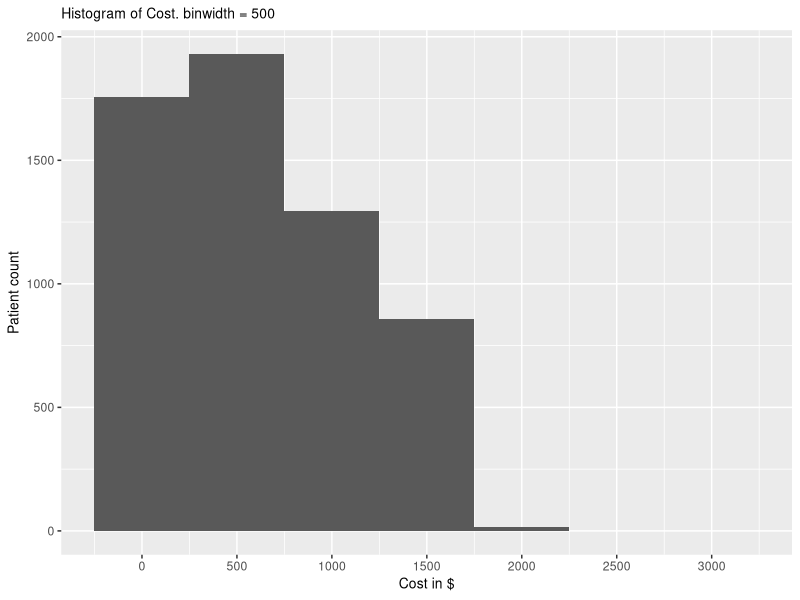
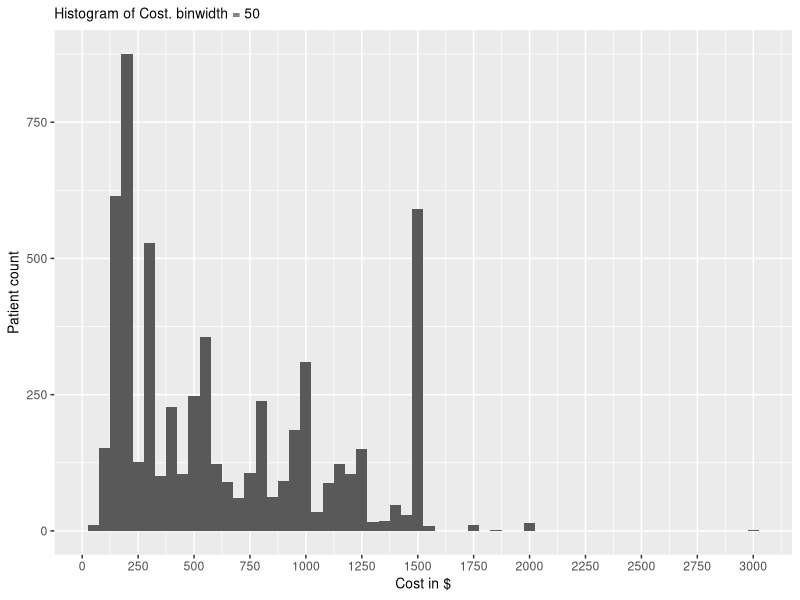
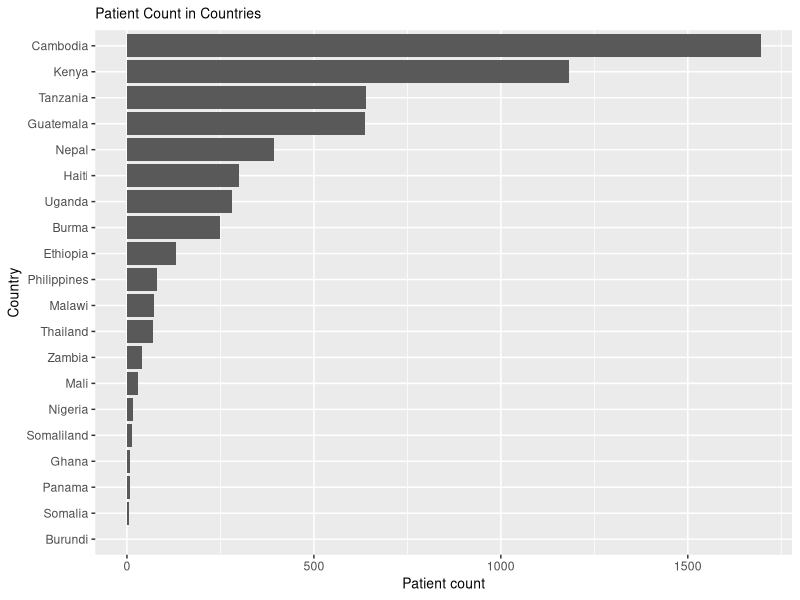
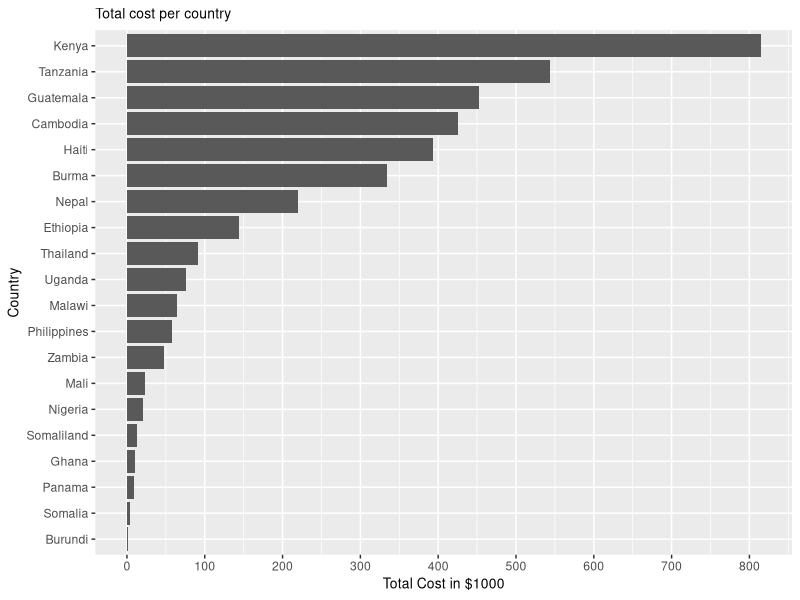
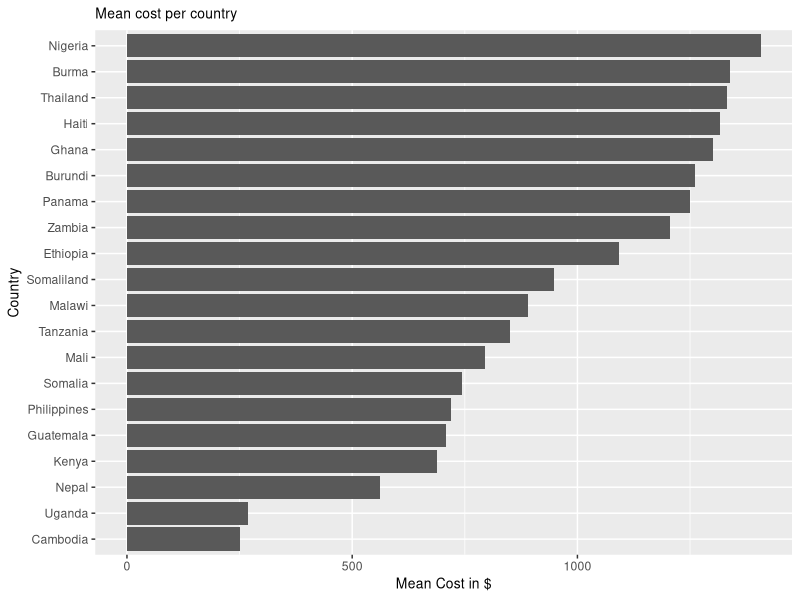
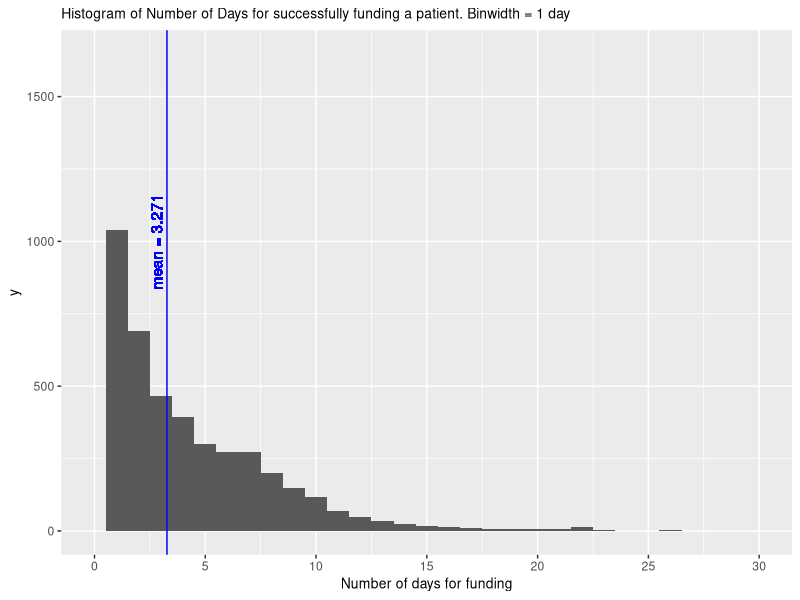
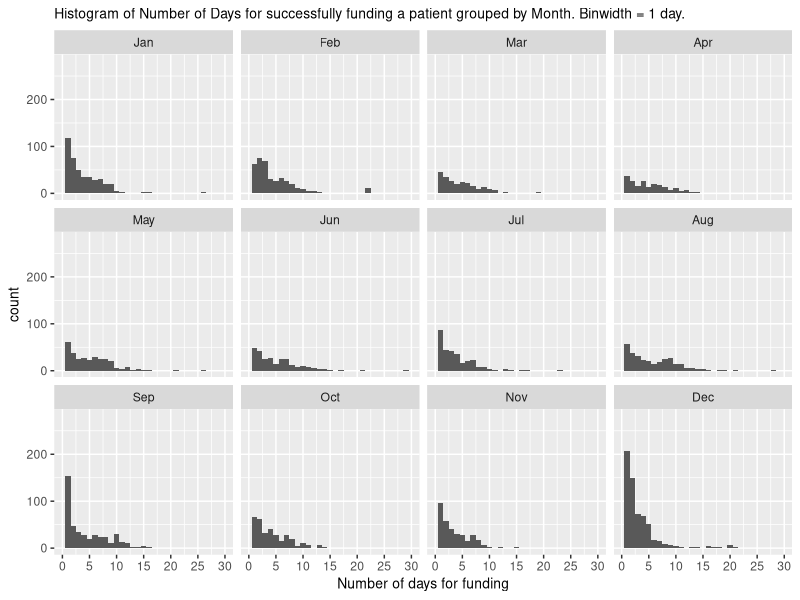
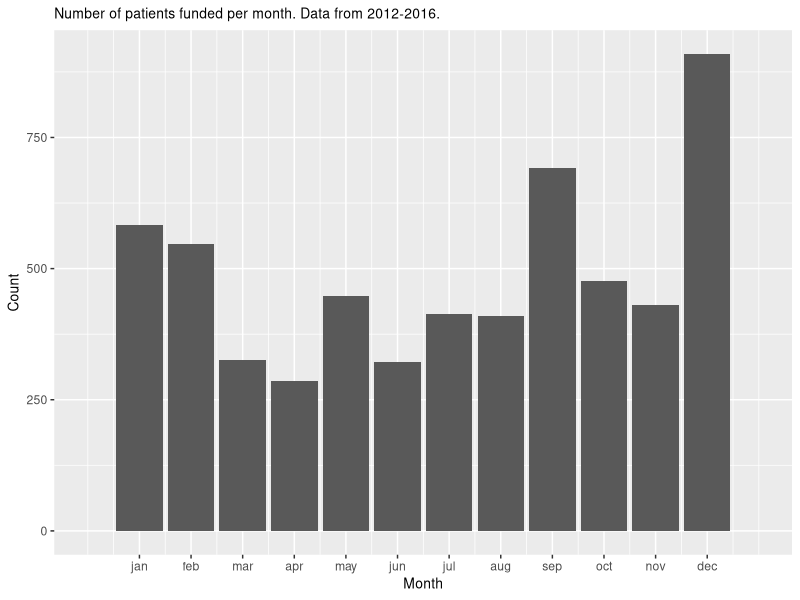

The R script that drew these images, in order:
## ---- chunk 1
library(dplyr)
library(ggplot2)

patientDF <- read.csv("Patients.csv", sep = ',')

# plot text adjustments
eleText <- element_text(size=10)
## ---- chunk 2
names(patientDF)
## ---- chunk 3
patientDF$yearFunded <- as.numeric(strftime(as.Date(patientDF$Date.Funded), format = "%Y"))
patientDF$monthFunded <- as.numeric(strftime(as.Date(patientDF$Date.Funded), format = "%m"))
patientDF$monthFundedWord <- strftime(as.Date(patientDF$Date.Funded), format = "%b")
## ---- chunk 4
patientDF$Cost <- as.numeric(gsub("[$,]","", patientDF$Cost))
ggplot(data = patientDF, aes(x=Cost)) +
  geom_histogram(binwidth = 500) +
  scale_x_continuous(breaks = seq(0, max(patientDF$Cost), by=500)) +
  labs(title = "Histogram of Cost. binwidth = 500") +
  ylab("Patient count") +
  xlab("Cost in $") + 
  theme(plot.title = eleText, axis.title = eleText)

ggplot(data = patientDF, aes(x=Cost)) +
  geom_histogram(binwidth = 50) +
  scale_x_continuous(breaks = seq(0, max(patientDF$Cost), by=250)) +
  labs(title = "Histogram of Cost. binwidth = 50") +
  ylab("Patient count") +
  xlab("Cost in $") +
  theme(plot.title = eleText, axis.title = eleText)
## ---- chunk 5
summary(patientDF$Cost)
## ---- chunk 6
pByCountry <- group_by(patientDF, Country)
pCount_byCountry <- summarise(pByCountry, count = n())

pCount_byCountry$Country <- factor(pCount_byCountry$Country, levels = pCount_byCountry$Country[order(pCount_byCountry$count)])

ggplot(data = pCount_byCountry, aes(x = Country, y = count)) +
  geom_bar(stat = "identity") +
  coord_flip() +
  labs(title = "Patient Count in Countries") +
  ylab("Patient count") +
  theme(plot.title = eleText, axis.title = eleText)
## ---- chunk 7
cost_byCountry <- summarise(pByCountry, costCount = sum(Cost))

cost_byCountry$Country <- factor(cost_byCountry$Country, levels = cost_byCountry$Country[order(cost_byCountry$costCount)])

ggplot(data = cost_byCountry, aes(x = Country, y = costCount)) +
  geom_bar(stat= "identity") +
  coord_flip() +
  scale_y_continuous(ylab("Total Cost in $1000"), breaks = seq(0, 800000, by=100000), labels = seq(0, 800, by = 100)) +
  labs(title = "Total cost per country") +
  theme(plot.title = eleText, axis.title = eleText)
## ---- chunk 8
meancost_byCountry <- summarise(pByCountry, costCount = mean(Cost))

meancost_byCountry$Country <- factor(meancost_byCountry$Country, levels = meancost_byCountry$Country[order(meancost_byCountry$costCount)])

ggplot(data = meancost_byCountry, aes(x = Country, y = costCount)) +
  geom_bar(stat= "identity") +
  coord_flip() +
  scale_y_continuous(ylab("Mean Cost in $")) +
  labs(title = "Mean cost per country") +
  theme(plot.title = eleText, axis.title = eleText)
## ---- chunk 9
patientDF$numDaysFunded <- as.numeric(as.Date(patientDF$Date.Funded) - as.Date(patientDF$Date.Posted))
#nonNADaysFundedData = patientDF[!is.na(patientDF$numDaysFunded),]
nonNADaysFundedData = subset(patientDF, !is.na(patientDF$numDaysFunded))
summary(nonNADaysFundedData$numDaysFunded)

## ---- chunk 10
meanNumDays = mean(nonNADaysFundedData$numDaysFunded);
ggplot(data = nonNADaysFundedData, aes(x=numDaysFunded)) +
  geom_histogram(binwidth = 1) +
  scale_x_continuous(limits = c(0, 30), xlab("Number of days for funding"), breaks = seq(0, 30, by=5)) +
  geom_vline(xintercept = meanNumDays, color = "blue") +
  geom_text(aes(x=meanNumDays, label="mean = 3.271", y= 1000), colour="blue", angle=90, vjust = -0.4, fontface = 'plain') +
  labs(title = "Histogram of Number of Days for successfully funding a patient. Binwidth = 1 day") + 
  theme(plot.title = eleText, axis.title = eleText)
## ---- chunk 11
daysFunded_byMonth <- group_by(nonNADaysFundedData, monthFunded, monthFundedWord)
meanNumDaysFunded_byMonth <- summarise(arrange(daysFunded_byMonth, monthFunded), meanDaysFunded = mean(numDaysFunded))

# fix levels from Jan - Dec (instead of alphabetical order)
nonNADaysFundedData$monthFundedWord <- factor(nonNADaysFundedData$monthFundedWord, levels = meanNumDaysFunded_byMonth$monthFundedWord)

ggplot(data = nonNADaysFundedData, aes(x=numDaysFunded)) +
  geom_histogram(binwidth = 1) +
  scale_x_continuous(limits = c(0, 30), xlab("Number of days for funding"), breaks = seq(0, 30, by=5)) +
  facet_wrap(~monthFundedWord) +
  labs(title = "Histogram of Number of Days for successfully funding a patient grouped by Month. Binwidth = 1 day.") +
  theme(plot.title = eleText, axis.title = eleText)

#geom_vline(data = meanNumDaysFunded_byMonth, aes(xintercept=meanDaysFunded), color = "blue") +
#  geom_text(data = meanNumDaysFunded_byMonth, aes(x=meanDaysFunded, label=round(meanDaysFunded, digits = 1), y= 275), colour="blue", angle=90, vjust = 1.1, fontface = 'plain') +
## ---- chunk 12
patientDF$monthFunded <- as.numeric(strftime(as.Date(patientDF$Date.Funded), format = "%m"))

pbyMonthFunded <- group_by(patientDF, monthFunded)
pcountByMonthFunded <- summarise(pbyMonthFunded, count = n())
# drop na month. Since the count is very small for na(12). safe to do 
pcountByMonthFunded <- pcountByMonthFunded[!is.na(pcountByMonthFunded$monthFunded),]
ggplot(data = pcountByMonthFunded, aes(x=monthFunded, y = count)) +
  geom_bar(stat = "identity") +
  scale_x_continuous(labels = c("jan", "feb", "mar", "apr", "may", "jun", "jul", "aug", "sep", "oct", "nov", "dec"), breaks = seq(1, 12, by = 1), limits = c(0, 13) ) +
  labs(title = "Number of patients funded per month. Data from 2012-2016.") +
  xlab("Month") +
  ylab("Count") +
  theme(plot.title = eleText, axis.title = eleText)
## ---- chunk 13
nonNAMonthsData <- patientDF[!is.na(patientDF$monthFunded), ]
ggplot(data = nonNAMonthsData, aes(x=monthFunded)) +
  geom_bar() +
  scale_x_continuous(labels = c("jan", "feb", "mar", "apr", "may", "jun", "jul", "aug", "sep", "oct", "nov", "dec"), breaks = seq(1, 12, by = 1), limits = c(0, 13) ) +
  facet_wrap(~yearFunded, ncol = 1) +
  ylab("Patients Funded") +
  xlab("Month") +
  labs(title = "Patients funded per month from 2012-2016") +
  theme(plot.title = eleText, axis.title = eleText)
## ---- chunk 14
pdf_byYearFunded <- group_by(patientDF, yearFunded)
pbyYearFunded <- summarise(pdf_byYearFunded, count = n())
# There are some NA values here (12), which are excluded
ggplot(data = pbyYearFunded, aes(x = yearFunded, y = count)) +
  geom_bar(stat = "identity") +
  xlab("Year") +
  ylab("Patient Count") +
  labs(title = "Patient successfully funded per year") +
  theme(plot.title = eleText, axis.title = eleText)
